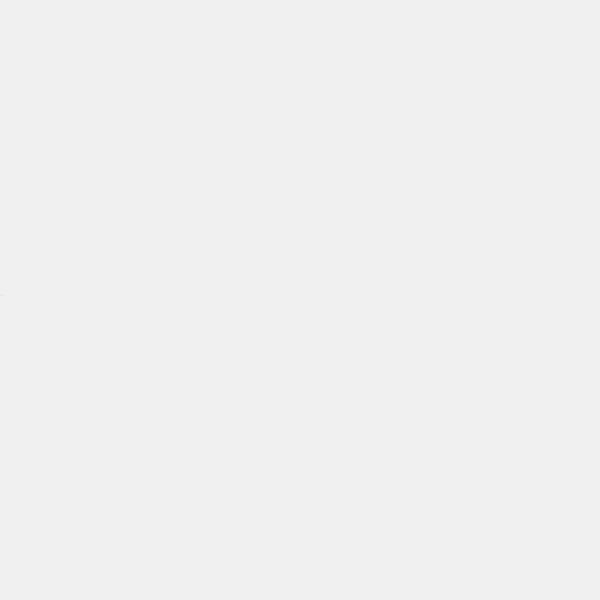
Frame 1 (no input)
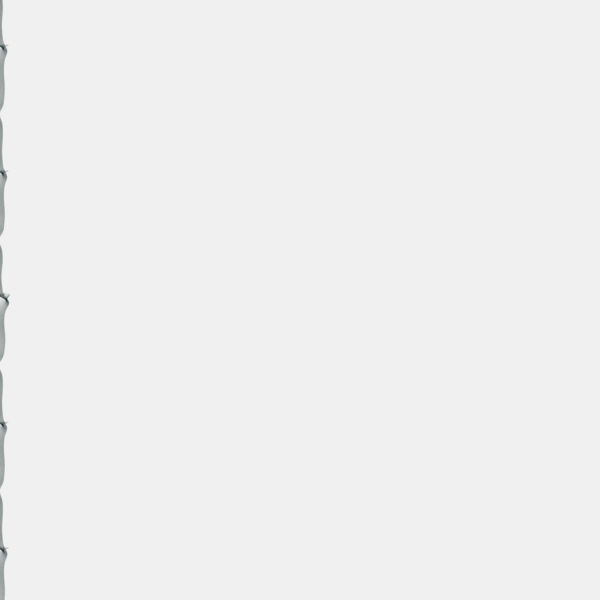
Frame 60 (the mouse pressed at the canvas centre just before this capture)
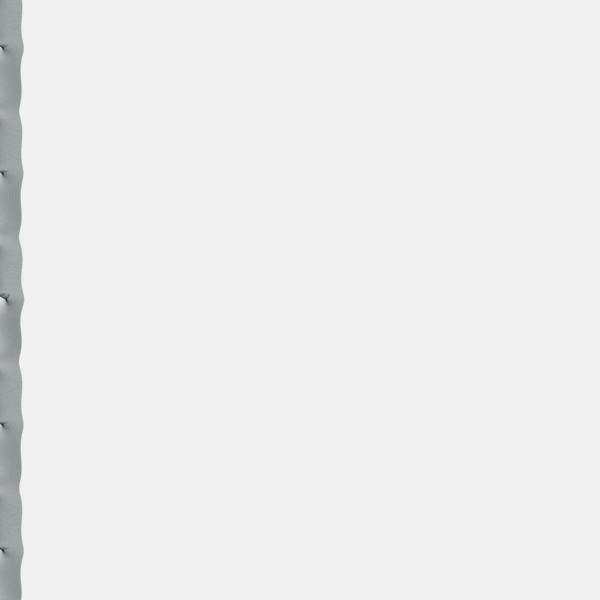
Frame 120 (the mouse held since frame 60 and released just before this capture)

The Processing sketch that drew these frames (run headless with seeded random() and noise(); from frame 60 on, the mouse is pressed at the canvas centre):

// Processing sketch: caustics
// ── caustics.pde
// see: https://github.com/hamoid/Fun-Programming/blob/master/processing/ideas/2016/02/caustic/caustic.pde

void setup() {
  size(600,600);
  smooth(3);
  background(240);
  fill(10,20,30,10);
  noStroke();
  frameRate(600);
}

float scaled = 0.003;
float scale = 0.05;
float d = 10;
float x = -15.0;
boolean active = true;

PVector ex(PVector v) {
  float r = v.mag();
  float theta = v.heading();
  float xsin = sin(theta + r);
  float ycos = cos(theta - r);
  float xx = r * xsin * xsin * xsin;
  float yy = r * ycos * ycos * ycos;
  return new PVector(xx+yy,xx-yy);
}

PVector diamond(PVector v) {
  float r = v.mag();
  float theta = v.heading();
  float xx = 3*sin(theta) * cos(r);
  float yy = 3*cos(theta) * sin(r);
  return new PVector(xx,yy);
}

PVector exponential(PVector v) {
  float r = PI * v.y;
  float d = exp(v.x-1);
  return new PVector(d * cos(r), d*sin(r));
}

PVector sinusoidal(PVector v) {
  return new PVector(sin(v.x),sin(v.y));
}

PVector tilt2(PVector v) {
  v.mult(scale);
  //return diamond(v);
  //return ex(v);
  //return exponential(v);
  //return exponential(diamond(v));
  //return ex(diamond(exponential(v)));
  return sinusoidal(diamond(sinusoidal(v)));
} 

float tilt(float x, float y) {
  return noise(x*scaled, y*scaled);
}

void draw() {
  if(active) {
    for(float y=-15.0;y<height+15.0;y+=0.3) {
      float hx = x - width/2;
      float hy = y - height/2;
      float delta = 4 * tilt(hx,hy);
      PVector t1 = tilt2(new PVector(hx-delta,hy+delta));
      PVector t2 = tilt2(new PVector(hx+delta,hy-delta));
      float dx = d * (t1.x - t2.x);
      float dy = d * (t2.y - t1.y);
      
      rect(x+dx,y+dy,1,1);
    }
    x+=0.3;
    if(x>width+15.0) active = false;
  }
}
